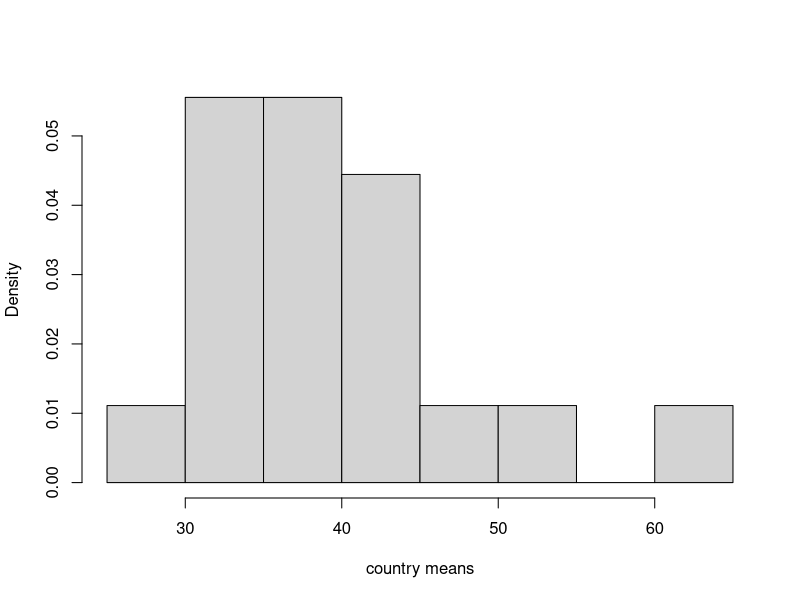

Write the R code that produced this figure. (Note: this script raises an error after producing the figure.)
#Download the csv file
gini = read.csv(file ="gini.csv" , sep = ";", head = TRUE)
head(gini)

#Substitute Missing Information
gini[gini==".."]=NA
head(gini)

#Translate into numeric Data
gini[,1] = sapply(gini[,1], as.character)
gini[,1] = sapply(gini[,1], as.numeric)
gini[,3] = sapply(gini[,3], as.character)
gini[,3] = sapply(gini[,3], as.numeric)
head(gini)

#Name the columns
gini.names=c("HDI.rank", "country", "2013")
colnames(gini)=gini.names
head(gini)

##Eliminate the non analyzed nations and create a row vector
g20 = factor(c("Argentina", "Australia", "Brazil", "Canada", "China", "France", "Germany", "India", "Indonesia", "Italy", "Japan", "Korea (South)", "Mexico", "Russia", "Saudi Arabia", "South Africa", "Turkey", "United Kingdom", "United States of America"))
gini.g20 = subset(gini, gini$country == "Argentina" | gini$country == "Australia" | gini$country == "Brazil" | gini$country == "Canada" | gini$country == "China" | gini$country == "France" | gini$country == "Germany" | gini$country == "India" | gini$country == "Indonesia" | gini$country =="Italy" | gini$country == "Japan" | gini$country == "Korea (Republic of)" | gini$country == "Mexico" | gini$country == "Russian Federation" | gini$country == "Saudi Arabia" | gini$country == "South Africa" | gini$country == "Turkey" | gini$country == "United Kingdom" | gini$country == "United States")
head(gini.g20)

#Sort alfabetically
gini.g20 = gini.g20[order(gini.g20[,2], decreasing=FALSE),]

#determine the rows
rownames(gini) = gini[,2]
gini[,2] = NULL
gini[,1] = NULL
head(gini)

#summary statistics
summary(gini.g20)
sd(gini.g20[,1],na.rm=TRUE)
sd(gini.g20[,2],na.rm=TRUE)


#determine the rows
rownames(gini.g20) = g20
gini.g20$country = NULL
gini.g20$HDI.rank=NULL
head(gini.g20)

# transposed frame
gini.g20t = t(gini.g20)
gini.t=t(gini)

#Determine the mean 
means.gini = c(rowMeans(gini.g20, na.rm=TRUE))
means.gini.p=c(rowMeans(gini, na.rm=TRUE))
means.gini
means.gini.p

install.packages("matrixStats")
library("matrixStats")
median.gini=c(colMedians(gini.g20t,na.rm=TRUE))
median.gini.p=c(colMedians(gini.t,  na.rm=TRUE))
mm.gini.df = data.frame(means.gini,median.gini)
mm.gini.dfp=data.frame(means.gini.p,median.gini.p)
mm.gini.df
head(mm.gini.dfp)

subset(mm.gini.df,mm.gini.df$means.gini < mean(mm.gini.df[,1],na.rm=TRUE))
subset(mm.gini.df,mm.gini.df$means.gini > mean(mm.gini.df[,1], na.rm=TRUE))
subset(mm.gini.df,mm.gini.df$median.gini < median(mm.gini.df[,2], na.rm=TRUE))
subset(mm.gini.df,mm.gini.df$median.gini > median(mm.gini.df[,2], na.rm=TRUE))

# graphics from ebor
hist(mm.gini.df$means.gini, freq = FALSE, xlab = 'country means', main = NULL)
g = seq(min(mm.gini.df$means.gini), max(mm.gini.df$means.gini), length = 100)
dens.nrom = dnorm(g,mean(mm.gini.df$means.gini), sd(mm.gini.df$means.gini))
lines(g, dens.nrom, col = "red3", lwd=2)

hist(mm.gini.dfp$means.gini.p, freq = FALSE, xlab = 'country means', main = NULL)
g = seq(min(mm.gini.dfp$means.gini.p, na.rm=TRUE), max(mm.gini.dfp$means.gini.p, na.rm=TRUE), length = 100)
dens.nrom = dnorm(g,mean(mm.gini.dfp$means.gini.p), sd(mm.gini.dfp$means.gini.p))
lines(g, dens.nrom, col = "red3", lwd=2)

#Summary statistics (raczej tu niepotrzebne, bo to wewn?trz kraju)
summary(gini.g20)
sd(gini.g20[,1], na.rm=TRUE)

# Which are the countries with the lowest/highest values
# means
rownames(mm.gini.df[which(mm.gini.df[,1] == min(mm.gini.df[,1], na.rm=TRUE)),])
rownames(mm.gini.df[which(mm.gini.df[,1] == max(mm.gini.df[,1], na.rm=TRUE)),])

# medians
rownames(mm.gini.df[which(mm.gini.df[,2] == max(mm.gini.df[,2], na.rm=TRUE)),])
rownames(mm.gini.df[which(mm.gini.df[,2] == min(mm.gini.df[,2], na.rm=TRUE)),])

#KDE using gaussian Kernel
density(mm.gini.dfp[,1], na.rm=TRUE)
plot(density(mm.gini.dfp[,1], na.rm=TRUE))
plot(density(mm.gini.dfp[,2],na.rm=TRUE))

#Emperical cdf
ecdf(mm.gini.dfp[,1])
plot(ecdf(mm.gini.dfp[,1]))
ecdf(mm.gini.dfp[,2])
plot(ecdf(mm.gini.dfp[,2]))

#Boxplot comparison
boxplot(mm.gini.df[,1], col="yellow", varwith=TRUE, outline=TRUE)
boxplot(mm.gini.df[,2], col="yellow", varwith=TRUE, outline=TRUE)

# Plot values for different countries
plot(means.gini, xaxt = "n", pch = 16, col = ifelse(means.gini < mean(means.gini), "red", "green"), xlab = "Country", ylab = "gini")
abline(mean(means.gini), b = 0, col = "blue") ??
text(mean(means.gini), "mean", pos = 3)
text(means.gini, rownames(data.frame(means.gini)), cex = 0.7, pos = 1)
title("Countries with gini above/below the mean")

#We now transfor the data in order to fitt it with the entrepreneurial data the operation is as follows.
1: #create a vector with the row names of the large matrix
  2: # Add this vector to the data frame
  3: # Create a subset with the countries that belong to the entrepreneurship data from the new vector
  4: # The dimention must be 100 if it is not 100 we check for differences
  5: # Check for diferences between the vector and our entrepreneurial data this differences are mostly because of the name
  6: # look for the countries with different names and change their name as it is in the Entrepreneurship data (This step must be done after step one)
  7: #leave outside Tonga Islands, Puerto Rico and Taiwan
  8: #Check that the new dimention is 100
vector=rownames(mm.gini.dfp)
vector[67]
vector[62]="Malaysia"
vector[64]="Trinidad & Tobago"
vector[5]="United States of America"
vector[113]="Bolivia"
vector[86]="Bosnia & Herzegovina"
vector[15]="Hong Kong"
vector[75]="Iran"
vector[16]= "Korea (South)"
vector[85]= "Macedonia" 
vector[107]="Palestine" 
vector[57]="Russia"
vector[38]="Slovak Republic" 
vector[119]="Syria"
vector[122]="Vietnam"
vector[67]="Venezuela"  
analysis.gini=data.frame(mm.gini.dfp, vector)
mm.gini.a = subset(analysis.gini, vector%in%rownames(oppo))
dim(mm.gini.a)
head(mm.gini.a)
mm.gini.dfp
Dif=setdiff(rownames(oppo), mm.gini.a$vector)
Dif=Dif[order(Dif,decreasing=FALSE)]
Dif
vector

mm.gini.a[,3]=NULL


